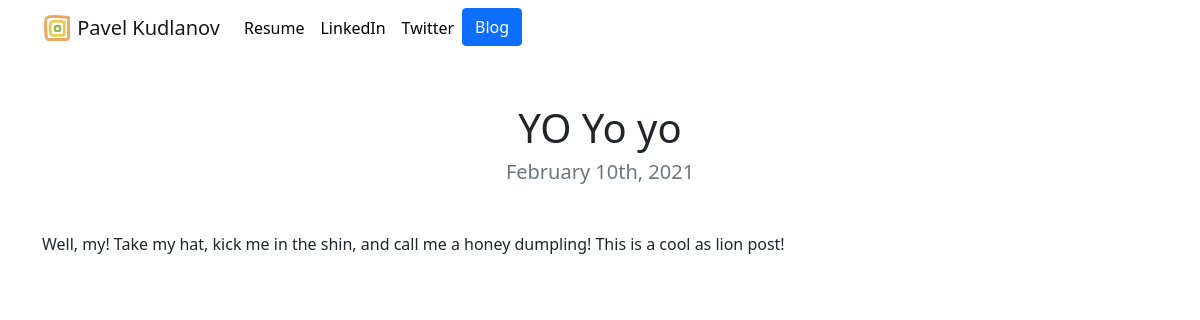
Page /blog/1/ on the committed database.
### blog/models.py (models this page shows, shortened)
class Post(models.Model):
    title = models.CharField(max_length=100)
    date = models.DateField(auto_now_add=True)
    body = models.TextField()
    likes = models.IntegerField(default=0)

### blog/views.py (the view)
# urls.py: path('<int:post_id>/', views.detail, name='detail'),
def detail(request, post_id):
    post = get_object_or_404(Post,  pk=post_id)
    return render(request, 'blog/detail.html', {'post': post})

### blog/templates/blog/detail.html
{% extends 'portfolio/base.html' %}
{% load static %}
{% block content %}
    <h1 class="text-center mt-5" id="blogdetailtitle">{{ post.title }}</h1>
    <h5 class="text-center text-muted mb-5">{{ post.date|date:'F jS, Y' }}</h5>
    <p>{{ post.body|safe }}</p>
{% endblock content %}

### rows in the picture
Post: title "YO Yo yo", date "February 10th, 2021", body "Well, my! Take my hat, kick me in the shin, and call me a honey dumpling! This is a cool as lion post!"
